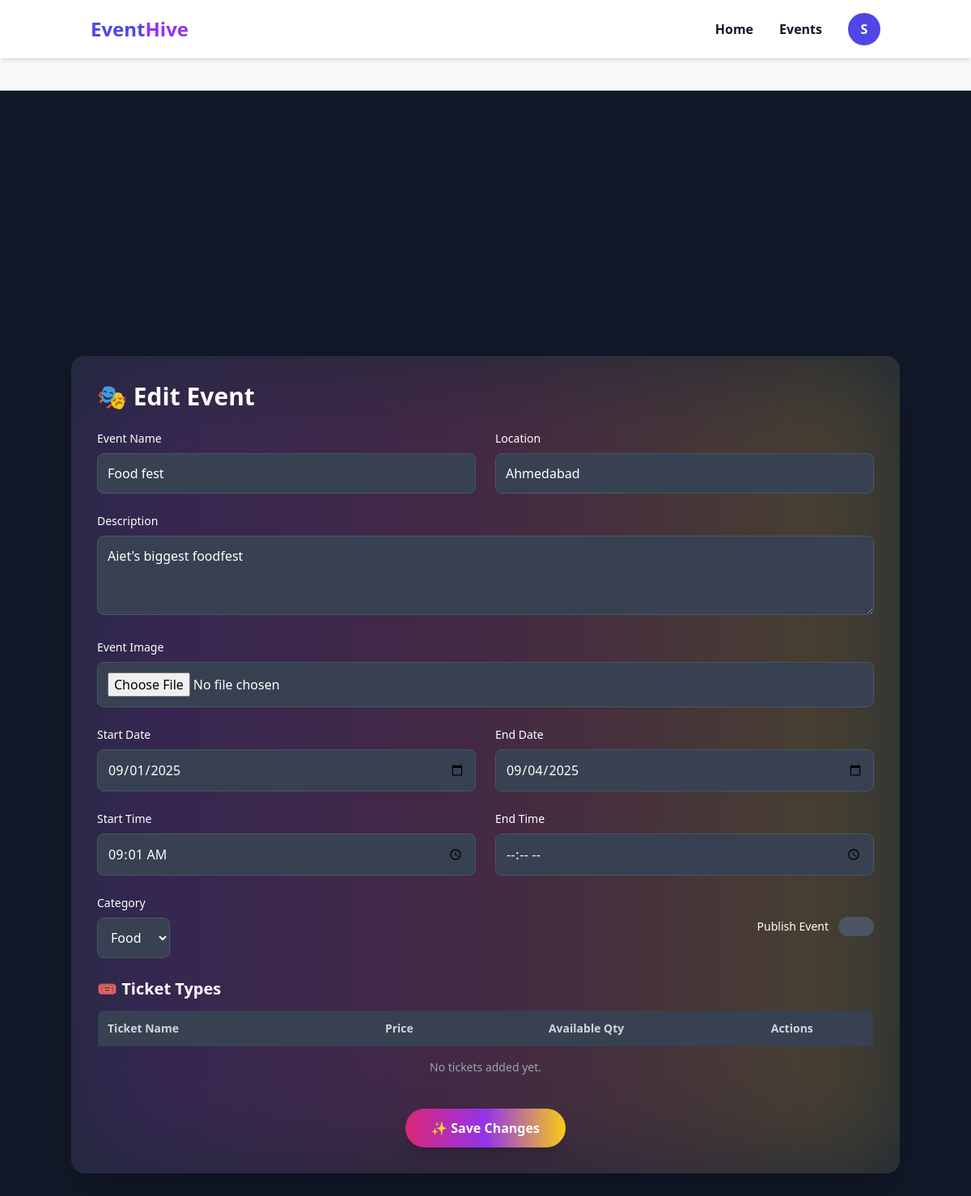
Screenshot of /organizer/event/4/edit/ (signed in) with the database file from the repository.
### EventHive_app/models.py (models this page shows, shortened)
class CustomUser(AbstractUser):
    phone = models.CharField(max_length=15, unique=True, null=True, blank=True)
    otp = models.CharField(max_length=6, null=True, blank=True)
    is_verified = models.BooleanField(default=False)
    is_organizer = models.BooleanField(default=False)
    is_attendee = models.BooleanField(default=False)
    image = models.ImageField(upload_to="profile_images/", null=True, blank=True)

class Event(models.Model):
    EVENT_TYPE_CHOICES = [
        ("free", "Free"),
        ("paid", "Paid"),
    ]
    STATUS_CHOICES = [
        ("draft", "Draft"),
        ("published", "Published"),
        ("archived", "Archived"),
    ]
    title = models.CharField(max_length=200)
    description = models.TextField()
    category = models.ForeignKey(Category, on_delete=models.SET_NULL, null=True, blank=True)
    banner_image = models.ImageField(upload_to="events/banners/", blank=True, null=True)
    start_date = models.DateField()
    end_date = models.DateField()
    start_time = models.TimeField(null=True, blank=True)
    end_time = models.TimeField(null=True, blank=True)
    location = models.CharField(max_length=200)
    event_type = models.CharField(max_length=10, choices=EVENT_TYPE_CHOICES, default="free")
    status = models.CharField(max_length=20, choices=STATUS_CHOICES, default="draft")
    organizer_name = models.CharField(max_length=100)
    organizer_email = models.EmailField()
    organizer_phone = models.CharField(max_length=15)
    created_at = models.DateTimeField(auto_now_add=True)
    class Meta:
        ordering = ["-created_at"]  # ✅ latest event first
    @property
    def is_published(self):
        return self.status == "published"

class Category(models.Model):
    name = models.CharField(max_length=100, unique=True)
    icon = models.CharField(
        max_length=50, blank=True, null=True,
        help_text="Bootstrap icon class (e.g. bi-music-note)")

### EventHive_app/views.py (the view, shortened to what this page needs)
# urls.py: path("organizer/event/<int:event_id>/edit/", views.edit_event, name="edit_event"),
@login_required
def edit_event(request, event_id):
    event = get_object_or_404(Event, id=event_id, organizer_email=request.user.email)
    categories = Category.objects.all()
    return render(request, "editevent.html", {
        "event": event,
        "categories": categories,
        "user_data": request.session.get("user_data", {}),
    })

### templates/editevent.html (shortened to what this page needs)
{% extends "base.html" %}
{% load static %}
{% block content %}
<div class="min-h-screen bg-gray-900 text-white flex justify-center items-center p-6">
  <div class="w-full max-w-5xl bg-gray-800 rounded-2xl shadow-2xl p-8 relative overflow-hidden">
    <div class="absolute inset-0 bg-gradient-to-r from-purple-700 via-pink-600 to-yellow-500 opacity-20 blur-3xl animate-pulse"></div>
    <h2 class="text-3xl font-extrabold mb-6 relative z-10">🎭 Edit Event</h2>
    <form method="POST" enctype="multipart/form-data" class="space-y-6 relative z-10">
      <div class="grid grid-cols-1 md:grid-cols-2 gap-6">
        <div>
          <label class="block text-sm mb-2">Event Name</label>
          <input type="text" name="title" value="{{ event.title }}"
                 class="w-full p-3 rounded-lg bg-gray-700 border border-gray-600 focus:ring-2 focus:ring-pink-500 outline-none transition" />
        </div>
        <div>
          <label class="block text-sm mb-2">Location</label>
          <input type="text" name="location" value="{{ event.location }}"
                 class="w-full p-3 rounded-lg bg-gray-700 border border-gray-600 focus:ring-2 focus:ring-pink-500 outline-none transition" />
        </div>
      </div>
      <div>
        <label class="block text-sm mb-2">Description</label>
        <textarea name="description" rows="3"
                  class="w-full p-3 rounded-lg bg-gray-700 border border-gray-600 focus:ring-2 focus:ring-pink-500">{{ event.description }}</textarea>
      </div>
      <div>
        <label class="block text-sm mb-2">Event Image</label>
        <input type="file" name="image"
               class="w-full p-3 rounded-lg bg-gray-700 border border-gray-600 focus:ring-2 focus:ring-blue-400 cursor-pointer" />
      </div>
      <div class="grid grid-cols-1 md:grid-cols-2 gap-6">
  <div>
    <label class="block text-sm mb-2">Start Date</label>
    <input type="date" name="start_date" value="{{ event.start_date|date:'Y-m-d' }}"
           class="w-full p-3 rounded-lg bg-gray-700 border border-gray-600 focus:ring-2 focus:ring-yellow-400" />
  </div>
  <div>
    <label class="block text-sm mb-2">End Date</label>
    <input type="date" name="end_date" value="{{ event.end_date|date:'Y-m-d' }}"
           class="w-full p-3 rounded-lg bg-gray-700 border border-gray-600 focus:ring-2 focus:ring-yellow-400" />
  </div>
</div>
<div class="grid grid-cols-1 md:grid-cols-2 gap-6">
  <div>
    <label class="block text-sm mb-2">Start Time</label>
    <input type="time" name="start_time" value="{{ event.start_time|time:'H:i' }}"
           class="w-full p-3 rounded-lg bg-gray-700 border border-gray-600 focus:ring-2 focus:ring-blue-400" />
  </div>
  <div>
    <label class="block text-sm mb-2">End Time</label>
    <input type="time" name="end_time" value="{{ event.end_time|time:'H:i' }}"
           class="w-full p-3 rounded-lg bg-gray-700 border border-gray-600 focus:ring-2 focus:ring-blue-400" />
  </div>
</div>
      <div class="flex items-center justify-between">
        <div>
          <label class="block text-sm mb-2">Category</label>
          <select name="category" class="p-3 rounded-lg bg-gray-700 border border-gray-600 focus:ring-2 focus:ring-green-500">
            {% for cat in categories %}
              <option value="{{ cat.id }}" {% if event.category.id == cat.id %}selected{% endif %}>{{ cat.name }}</option>
            {% endfor %}
          </select>
        </div>
        <div class="flex items-center gap-3">
          <span class="text-sm">Publish Event</span>
          <label class="inline-flex items-center cursor-pointer">
            <div class="w-11 h-6 bg-gray-600 rounded-full peer peer-checked:bg-green-500 relative transition-all"></div>
          </label>
        </div>
      </div>
      <div class="mt-8">
        <h3 class="text-xl font-bold mb-3">🎟️ Ticket Types</h3>
        <table class="w-full border border-gray-700 text-sm rounded-lg overflow-hidden">
          <thead class="bg-gray-700 text-gray-300">
            <tr>
              <th class="p-3 text-left">Ticket Name</th>
              <th class="p-3">Price</th>
              <th class="p-3">Available Qty</th>
              <th class="p-3">Actions</th>
            </tr>
          </thead>
          <tbody>
            {% for ticket in tickets %}
            <tr class="border-b border-gray-600 hover:bg-gray-700 transition">
              <td class="p-3">{{ ticket.type }}</td>
              <td class="p-3">₹{{ ticket.price }}</td>
              <td class="p-3">{{ ticket.available_quantity }}</td>
              <td class="p-3 flex gap-2">
                <a href="#" class="px-3 py-1 bg-blue-600 rounded-lg hover:bg-blue-500 transition">Edit</a>
                <a href="#" class="px-3 py-1 bg-red-600 rounded-lg hover:bg-red-500 transition">Delete</a>
              </td>
            </tr>
            {% empty %}
            <tr>
              <td colspan="4" class="text-center text-gray-400 p-4">No tickets added yet.</td>
            </tr>
            {% endfor %}
          </tbody>
        </table>
      </div>
      <div class="flex justify-center mt-8">
        <button type="submit" class="px-8 py-3 bg-gradient-to-r from-pink-600 via-purple-600 to-yellow-400 text-white font-bold rounded-full shadow-xl transform hover:scale-105 transition-all">
          ✨ Save Changes
        </button>
      </div>
    </form>
  </div>
</div>
{% endblock %}

### templates/base.html (shortened to what this page needs)
<!DOCTYPE html>
<html lang="en">
<head>
    <script src="https://cdn.tailwindcss.com"></script>
</head>
<body class="bg-gray-50 text-gray-900">
    <nav class="bg-white shadow-md sticky top-0 z-50">
        <div class="container mx-auto px-6 py-4 flex items-center justify-between">
            <a href="{% url 'home' %}" class="text-2xl font-extrabold text-indigo-600">
                Event<span class="text-purple-600">Hive</span>
            </a>
            <div class="hidden md:flex items-center space-x-8 font-semibold">
                {% if user.is_authenticated %}
                {% if user.is_organizer %}
                <a href="{% url 'organizer_home' %}" class="hover:text-indigo-600 transition">Home</a>
                {% else %}
                <a href="{% url 'home' %}" class="hover:text-indigo-600 transition">Home</a>
                {% endif %}
                {% else %}
                <a href="{% url 'home' %}" class="hover:text-indigo-600 transition">Home</a>
                {% endif %}
                <a href="{% url 'attendee_home' %}" class="hover:text-indigo-600 transition">Events</a>
                {% if user.is_authenticated %}
                <div class="relative group">
                    <button
                        class="w-10 h-10 rounded-full bg-indigo-600 text-white flex items-center justify-center font-bold focus:outline-none">
                        {{ user.username|first|upper }}
                    </button>
                </div>
                {% else %}
                <a href="{% url 'login' %}" class="hover:text-indigo-600 transition">Login</a>
                <a href="{% url 'register' %}"
                    class="bg-indigo-600 text-white px-4 py-2 rounded-lg hover:bg-indigo-700 transition shadow-md">
                    Sign Up
                </a>
                {% endif %}
            </div>
        </div>
    </nav>
    <main class="py-10">
        {% block content %}{% endblock %}
    </main>
</body>
</html>

### rows the page displays
CustomUser: username|first "S"
Event: title "Food fest", location "Ahmedabad", description "Aiet's biggest foodfest", start_date "09/01/2025", end_date "09/04/2025", start_time "09:01", category "Food"
